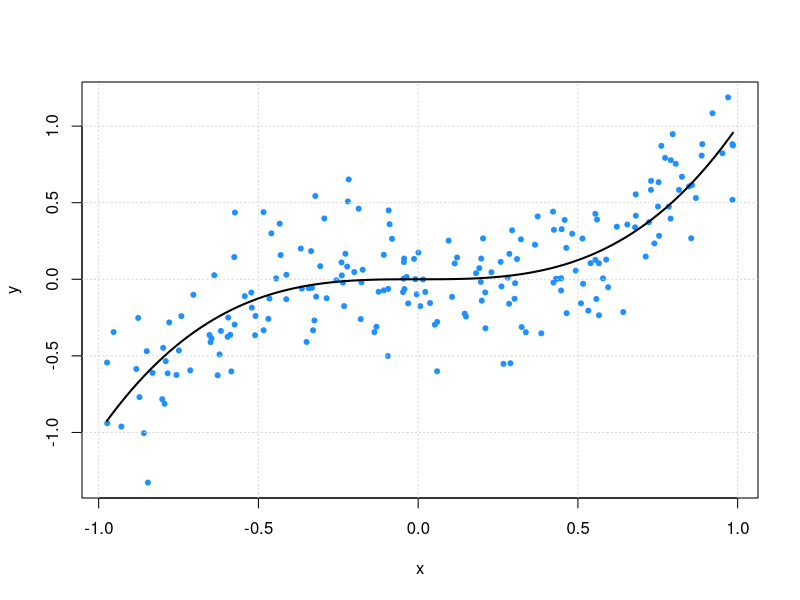
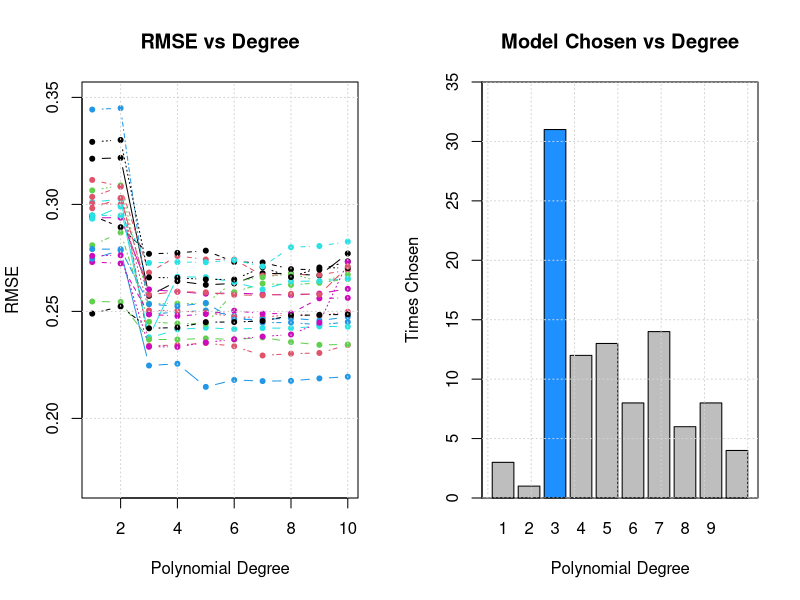
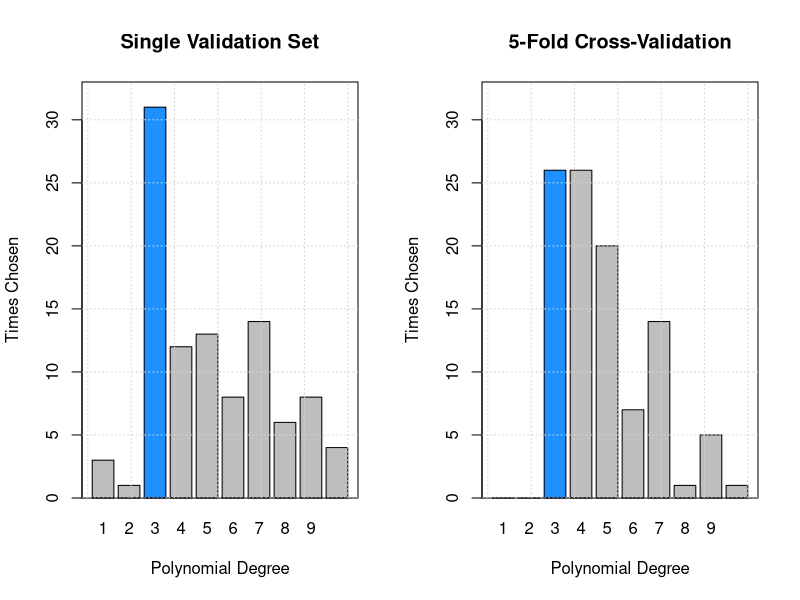
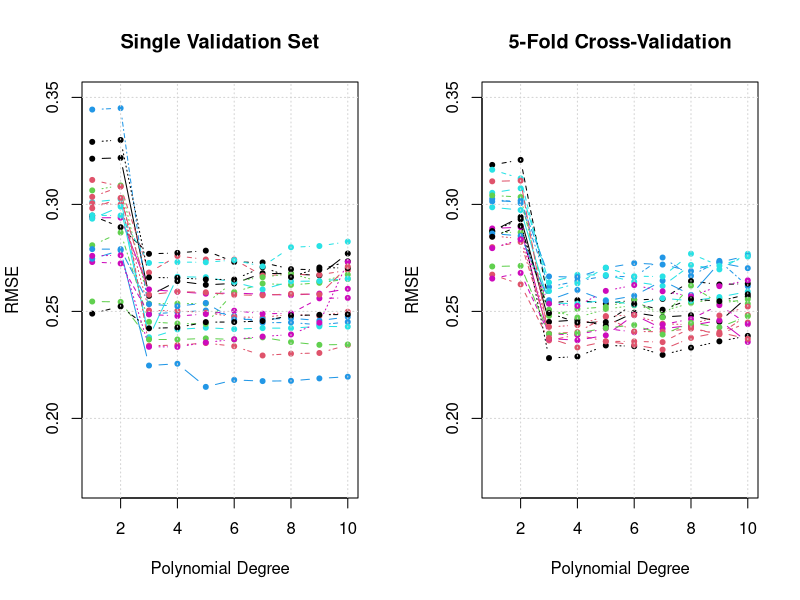
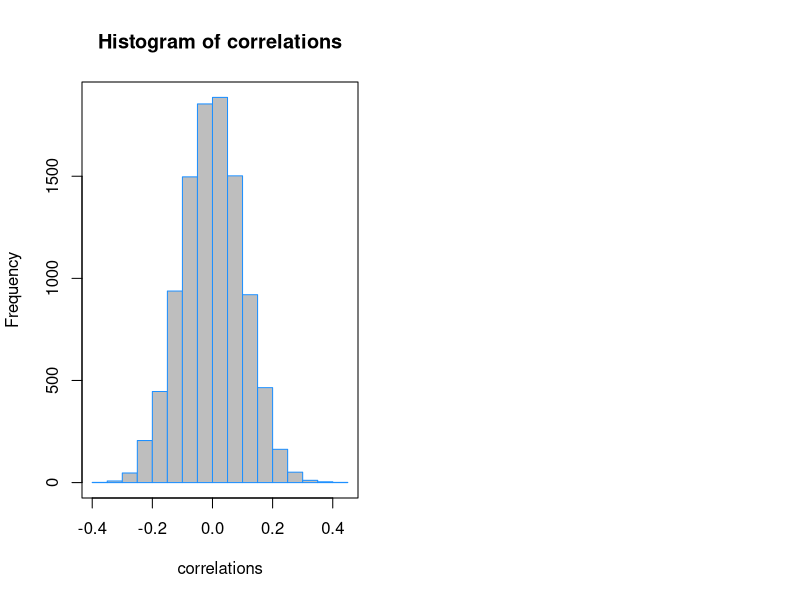

Here is the R script that generated these plots, in order:
## ---- chunk 1
knitr::opts_chunk$set(cache = TRUE, autodep = TRUE, fig.align = "center")
## ---- chunk 2
library("dplyr")
library("rsample")
library("tibble")
library("knitr")
library("kableExtra")
## ---- chunk 3
gen_sim_data = function(sample_size) {
  x = runif(n = sample_size, min = -1, max = 1)
  y = rnorm(n = sample_size, mean = x ^ 3, sd = 0.25)
  tibble(x, y)
}
## ---- chunk 4
set.seed(1)
sim_trn = gen_sim_data(sample_size = 200)
sim_idx = sample(1:nrow(sim_trn), 160)
sim_est = sim_trn[sim_idx, ]
sim_val = sim_trn[-sim_idx, ]
sim_tst = gen_sim_data(sample_size = 10000)
## ---- chunk 5
plot(y ~ x, data = sim_trn, col = "dodgerblue", pch = 20)
grid()
curve(x ^ 3, add = TRUE, col = "black", lwd = 2)
## ---- chunk 6
calc_rmse = function(actual, predicted) {
  sqrt(mean((actual - predicted) ^ 2))
}
## ---- chunk 7
fit = lm(y ~ poly(x, 10), data = sim_trn)
calc_rmse(actual = sim_est$y, predicted = predict(fit, sim_est))
calc_rmse(actual = sim_val$y, predicted = predict(fit, sim_val))
## ---- chunk 8
num_sims = 100
num_degrees = 10
val_rmse = matrix(0, ncol = num_degrees, nrow = num_sims)
## ---- chunk 9
set.seed(42)
for (i in 1:num_sims) {
  
  # simulate data
  sim_trn = gen_sim_data(sample_size = 200)
  
  # set aside validation set
  sim_idx = sample(1:nrow(sim_trn), 160)
  sim_est = sim_trn[sim_idx, ]
  sim_val = sim_trn[-sim_idx, ]
  
  # fit models and store RMSEs
  for (j in 1:num_degrees) {
    
    #fit model
    fit = glm(y ~ poly(x, degree = j), data = sim_est)
    
    # calculate error
    val_rmse[i, j] = calc_rmse(actual = sim_val$y, predicted = predict(fit, sim_val))
  }
}
## ---- chunk 10
par(mfrow = c(1, 2))
matplot(t(val_rmse)[, 1:20], pch = 20, type = "b", ylim = c(0.17, 0.35), xlab = "Polynomial Degree", ylab = "RMSE", main = "RMSE vs Degree")
barcol = c("grey", "grey", "dodgerblue", "grey", "grey", "grey", "grey", "grey", "grey", "grey")
grid()
barplot(table(factor(apply(val_rmse, 1, which.min), levels = 1:10)),
        ylab = "Times Chosen", xlab = "Polynomial Degree", col = barcol, main = "Model Chosen vs Degree",
        ylim = c(0, 35))
box()
grid()
## ---- chunk 11
glm_fit = glm(y ~ poly(x, 3), data = sim_trn)
coef(glm_fit)

lm_fit  = lm(y ~ poly(x, 3), data = sim_trn)
coef(lm_fit)
## ---- chunk 12
sqrt(boot::cv.glm(sim_trn, glm_fit)$delta)
## ---- chunk 13
sqrt(boot::cv.glm(sim_trn, glm_fit, K = 5)$delta)
## ---- chunk 14
cv_rmse = matrix(0, ncol = num_degrees, nrow = num_sims)
## ---- chunk 15
set.seed(42)
for (i in 1:num_sims) {
  
  # simulate data, use all data for training
  sim_trn = gen_sim_data(sample_size = 200)
  
  # fit models and store RMSE
  for (j in 1:num_degrees) {
    
    #fit model
    fit = glm(y ~ poly(x, degree = j), data = sim_trn)
    
    # calculate error
    cv_rmse[i, j] = sqrt(boot::cv.glm(sim_trn, fit, K = 5)$delta[1])
  }
}
## ---- chunk 16
par(mfrow = c(1, 2))
max_correct = max(max(table(apply(val_rmse, 1, which.min))), max(table(apply(cv_rmse, 1, which.min)))) + 2
barcol = c("grey", "grey", "dodgerblue", "grey", "grey", "grey", "grey", "grey", "grey", "grey")
barplot(table(factor(apply(val_rmse, 1, which.min), levels = 1:10)), ylim = c(0, max_correct), 
        ylab = "Times Chosen", xlab = "Polynomial Degree", col = barcol, main = "Single Validation Set")
box()
grid()
barplot(table(factor(apply(cv_rmse,  1, which.min), levels = 1:10)), ylim = c(0, max_correct), 
        ylab = "Times Chosen", xlab = "Polynomial Degree", col = barcol, main = "5-Fold Cross-Validation")
box()
grid()
## ---- chunk 17
results = data.frame(
  degree = 1:10,
  colMeans(val_rmse),
  apply(val_rmse, 2, sd),
  colMeans(cv_rmse),
  apply(cv_rmse, 2, sd)
)
colnames(results) = c(
  "Polynomial Degree",
  "Mean, Val",
  "SD, Val",
  "Mean, CV",
  "SD, CV"
)

kable(results, digits = 3) %>% kable_styling("striped", full_width = FALSE)
## ---- chunk 18
par(mfrow = c(1, 2))
matplot(t(val_rmse)[, 1:20], pch = 20, type = "b", ylim = c(0.17, 0.35), xlab = "Polynomial Degree", ylab = "RMSE", main = "Single Validation Set")
grid()
matplot(t(cv_rmse)[, 1:20],  pch = 20, type = "b", ylim = c(0.17, 0.35), xlab = "Polynomial Degree", ylab = "RMSE", main = "5-Fold Cross-Validation")
grid()
## ---- chunk 19
calc_misclass = function(actual, predicted) {
  mean(actual != predicted)
}
## ---- chunk 20
set.seed(42)
n = 200
p = 10000
x = replicate(p, rnorm(n))
y = c(rbinom(n = n, size = 1, prob = 0.5))
full_data = as_tibble(data.frame(y, x))
full_data
## ---- chunk 21
trn_idx  = sample(1:nrow(full_data), trunc(nrow(full_data) * 0.5))
trn_data = full_data[trn_idx,   ]
tst_data = full_data[-trn_idx, ]
## ---- chunk 22
# find correlation between y and each predictor variable
correlations = apply(trn_data[, -1], 2, cor, y = trn_data$y)
## ---- chunk 23
hist(correlations, col = "grey", border = "dodgerblue")
box()
## ---- chunk 24
selected = order(abs(correlations), decreasing = TRUE)[1:25]
correlations[selected]
## ---- chunk 25
trn_screen = trn_data[c(1, selected)]
tst_screen = tst_data[c(1, selected)]
## ---- chunk 26
add_log_mod = glm(y ~ ., data = trn_screen, family = "binomial")
boot::cv.glm(trn_screen, add_log_mod, K = 10)$delta[1]
## ---- chunk 27
add_log_pred = (predict(add_log_mod, newdata = tst_screen, type = "response") > 0.5) * 1
calc_misclass(predicted = add_log_pred, actual = tst_screen$y)
## ---- chunk 28
caret::createFolds(trn_data$y, k = 10)
## ---- chunk 29
# use the caret package to obtain 10 "folds"
folds = caret::createFolds(trn_data$y, k = 10)

# for each fold
# - pre-screen variables on the 9 training folds
# - fit model to these variables
# - get error on validation fold
fold_err = rep(0, length(folds))

for (i in seq_along(folds)) {

  # split for fold i  
  est_fold = trn_data[-folds[[i]], ]
  val_fold = trn_data[folds[[i]], ]

  # screening for fold i  
  correlations = apply(est_fold[, -1], 2, cor, y = est_fold[,1])
  selected = order(abs(correlations), decreasing = TRUE)[1:25]
  est_fold_screen = est_fold[ , c(1, selected)]
  val_fold_screen = val_fold[ , c(1, selected)]

  # error for fold i  
  add_log_mod = glm(y ~ ., data = est_fold_screen, family = "binomial")
  add_log_prob = predict(add_log_mod, newdata = val_fold_screen, type = "response")
  add_log_pred = ifelse(add_log_prob > 0.5, yes = 1, no = 0)
  fold_err[i] = mean(add_log_pred != val_fold_screen$y)
  
}

# report all 10 validation fold errors
fold_err

# properly cross-validated error
# this roughly matches what we expect in the test set
mean(fold_err)
